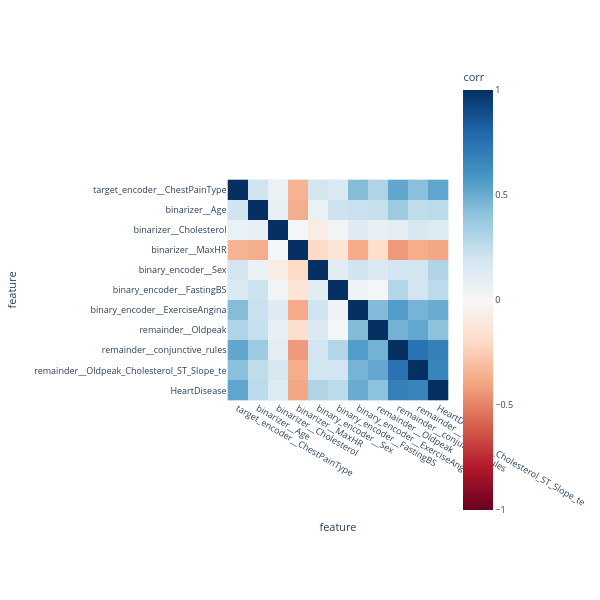

Notebook cell for this chart:
### Markdown cell above
All intergroup features are discarded as duplicate signals. Only the transformed initial features and conjunctive rules remain.

### Code cell
train = X_train[remaining_cols].merge(y_train, left_index=True, right_index=True)
corr_df = train.corr()
plot_corr_matrix(corr_df, width=600, height=600, fontsize=9)

### Figure 1 — Plotly figure (JSON) as saved in the notebook; plotly's stock layout.template omitted (floating-point values rounded to 4 significant figures)
{"data": [{"coloraxis": "coloraxis", "name": "0", "x": ["target_encoder__ChestPainType", "binarizer__Age", "binarizer__Cholesterol", "binarizer__MaxHR", "binary_encoder__Sex", "binary_encoder__FastingBS", "binary_encoder__ExerciseAngina", "remainder__Oldpeak", "remainder__conjunctive_rules", "remainder__Oldpeak_Cholesterol_ST_Slope_te", "HeartDisease"], "y": ["target_encoder__ChestPainType", "binarizer__Age", "binarizer__Cholesterol", "binarizer__MaxHR", "binary_encoder__Sex", "binary_encoder__FastingBS", "binary_encoder__ExerciseAngina", "remainder__Oldpeak", "remainder__conjunctive_rules", "remainder__Oldpeak_Cholesterol_ST_Slope_te", "HeartDisease"], "z": [[1.0, 0.1984, 0.06878, -0.3482, 0.188, 0.1471, 0.4338, 0.3055, 0.5246, 0.4212, 0.5262], [0.1984, 1.0, 0.09078, -0.3667, 0.06593, 0.2109, 0.2244, 0.2324, 0.3715, 0.257, 0.2697], [0.06878, 0.09078, 1.0, 0.01196, -0.07854, 0.03752, 0.1304, 0.08293, 0.1062, 0.1764, 0.1399], [-0.3482, -0.3667, 0.01196, 1.0, -0.1985, -0.1262, -0.3773, -0.1733, -0.4305, -0.3698, -0.394], [0.188, 0.06593, -0.07854, -0.1985, 1.0, 0.1161, 0.2018, 0.1497, 0.1954, 0.1935, 0.3062], [0.1471, 0.2109, 0.03752, -0.1262, 0.1161, 1.0, 0.04199, 0.01803, 0.2953, 0.1956, 0.2713], [0.4338, 0.2244, 0.1304, -0.3773, 0.2018, 0.04199, 1.0, 0.4382, 0.5656, 0.471, 0.5015], [0.3055, 0.2324, 0.08293, -0.1733, 0.1497, 0.01803, 0.4382, 1.0, 0.4767, 0.5198, 0.4122], [0.5246, 0.3715, 0.1062, -0.4305, 0.1954, 0.2953, 0.5656, 0.4767, 1.0, 0.7472, 0.683], [0.4212, 0.257, 0.1764, -0.3698, 0.1935, 0.1956, 0.471, 0.5198, 0.7472, 1.0, 0.6633], [0.5262, 0.2697, 0.1399, -0.394, 0.3062, 0.2713, 0.5015, 0.4122, 0.683, 0.6633, 1.0]], "type": "heatmap", "xaxis": "x", "yaxis": "y", "hovertemplate": "feature: %{x}<br>feature: %{y}<br>corr: %{z}<extra></extra>"}], "layout": {"xaxis": {"anchor": "y", "domain": [0.0, 1.0], "scaleanchor": "y", "constrain": "domain", "title": {"text": "feature"}}, "yaxis": {"anchor": "x", "domain": [0.0, 1.0], "autorange": "reversed", "constrain": "domain", "title": {"text": "feature"}}, "coloraxis": {"colorbar": {"title": {"text": "corr"}}, "colorscale": [[0.0, "rgb(103,0,31)"], [0.1, "rgb(178,24,43)"], [0.2, "rgb(214,96,77)"], [0.3, "rgb(244,165,130)"], [0.4, "rgb(253,219,199)"], [0.5, "rgb(247,247,247)"], [0.6, "rgb(209,229,240)"], [0.7, "rgb(146,197,222)"], [0.8, "rgb(67,147,195)"], [0.9, "rgb(33,102,172)"], [1.0, "rgb(5,48,97)"]], "cmin": -1, "cmax": 1, "autocolorscale": false}, "margin": {"t": 60}, "font": {"size": 9}, "width": 600, "height": 600}}
